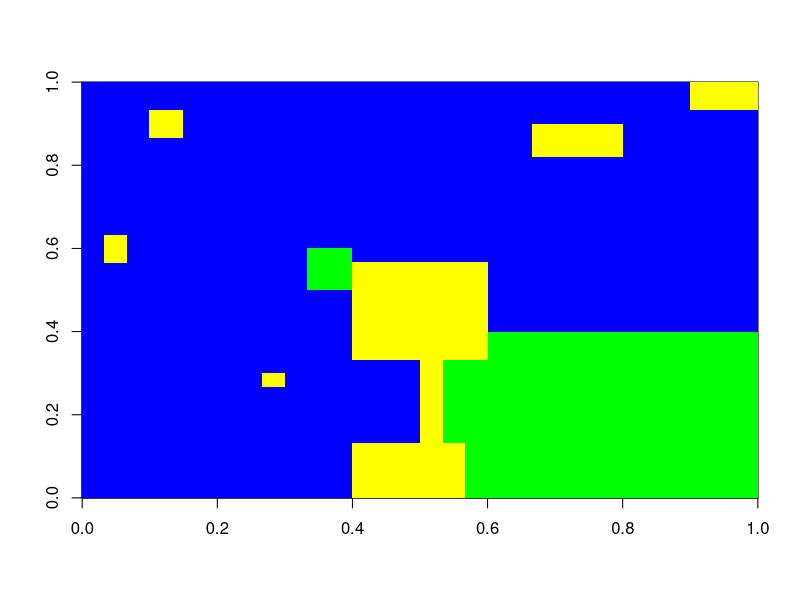

Write the R code that produced this figure.
#Tokyo
cityGrid<-matrix(1,nrow=1500,ncol=1500)
cityGrid[1,1]<--1

#Right Bottom Park Area
for(x in 750:1500){
  for(y in 0:600){
    cityGrid[x,y]<-0
  }
}

#Middle Downtown Area Industrial
for(x in 600:900){
  for(y in 500:850){
    cityGrid[x,y]<-2
  }
}

#Heavy Industrial Corridor
for(x in 750:800){
  for(y in 0:600){
    cityGrid[x,y]<-2
  }
}

#Middle Park Area Rural Park
for(x in 500:600){
  for(y in 750:900){
    cityGrid[x,y]<-0
  }
}

#Left Middle Heavy Urban and Industrial Area
for(x in 50:100){
  for(y in 850:950){
    cityGrid[x,y]<-2
  }
}

#Left Top Heavy Urban and Industrial Area
for(x in 150:225){
  for(y in 1300:1400){
    cityGrid[x,y]<-2
  }
}

#Bottom Industrial Park
for(x in 600:850){
  for(y in 0:200){
    cityGrid[x,y]<-2
  }
}


#Left Middle Heavy Urban Area
for(x in 1000:1200){
  for(y in 1230:1350){
    cityGrid[x,y]<-2
  }
}

#Top Right River Park Area
for(x in 1350:1500){
  for(y in 1400:1500){
    cityGrid[x,y]<-2
  }
}
#Park Near Downtown Area
for(x in 400:450){
  for(y in 400:450){
    cityGrid[x,y]<-2
  }
}
image(cityGrid, col = c("black","green","blue", "yellow"))



